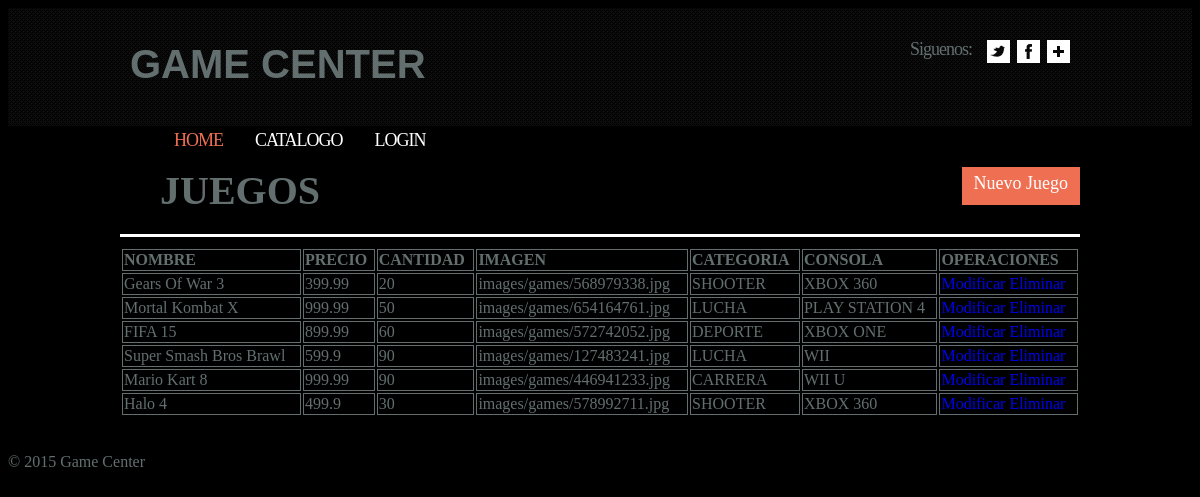
Screenshot of /juegos.php with the database file from the repository.
### tables this page shows
CREATE TABLE IF NOT EXISTS `juegos` (
`id` int(11) NOT NULL,
  `nombre` varchar(45) NOT NULL,
  `precio` double NOT NULL,
  `cantidad` int(11) NOT NULL,
  `imagen` varchar(45) NOT NULL,
  `categoria_id` int(11) NOT NULL DEFAULT '0',
  `consola_id` int(11) NOT NULL DEFAULT '0'
);

CREATE TABLE IF NOT EXISTS `categoria` (
  `id` int(11) NOT NULL,
  `nombre` varchar(45) NOT NULL
);

CREATE TABLE IF NOT EXISTS `consola` (
  `id` int(11) NOT NULL,
  `nombre` varchar(45) NOT NULL
);

### daos/global.php (called while the page is built, shortened)
<?php
function ejecutar_query($query)
{
    $con = mysqli_connect(SERVER, USER, PASSWORD, DB_NAME) or die ("Error " . mysqli_error($con));
    return mysqli_query($con, $query);
}

### daos/show_all_juegos.php (called while the page is built)
<?php
$query = "select juegos.id, juegos.nombre, juegos.precio, juegos.cantidad, juegos.imagen, juegos.categoria_id,
        juegos.consola_id, categoria.nombre AS 'nombre_categoria', consola.nombre AS 'nombre_consola'
        from juegos inner join categoria on juegos.categoria_id = categoria.id inner join consola on
        juegos.consola_id = consola.id ORDER BY `juegos`.`id` ASC";
$juegos = ejecutar_query($query);
?>

### juegos.php (the view, shortened to what this page needs)
<?php
include 'daos/global.php';
include 'daos/show_all_juegos.php';
?>
<!DOCTYPE html>
<html>
<head lang="en">
    <link rel="stylesheet" href="styles/index.css"/>
    <link rel="stylesheet" href="styles/tables.css"/>
</head>
<body>
    <?php include '_header.php' ?>
    <div class="table_up" id="content">
        <h2 class="title">Juegos</h2>
        <a href="altaJuego.php" class="button btn_table">Nuevo Juego</a>
    </div>
    <div class="wrap-table" id="content">
        <table align="center">
            <thead>
                <tr>
                    <td> Nombre </td>
                    <td> Precio </td>
                    <td> Cantidad </td>
                    <td> Imagen </td>
                    <td> Categoria </td>
                    <td> Consola </td>
                    <td> Operaciones </td>
                </tr>
            </thead>
            <tbody>
            <?php foreach($juegos as $juego): ?>
                <tr>
                    <td> <?php echo $juego['nombre'] ?> </td>
                    <td> <?php echo $juego['precio'] ?> </td>
                    <td> <?php echo $juego['cantidad'] ?> </td>
                    <td> <?php echo $juego['imagen'] ?> </td>
                    <td> <?php echo $juego['nombre_categoria'] ?> </td>
                    <td> <?php echo $juego['nombre_consola'] ?> </td>
                    <td>
                        <a href="modificarJuego.php?id=<?php echo $juego['id'] ?>">Modificar</a>
                        <a href="daos/eliminarJuego.php?id=<?php echo $juego['id'] ?>">Eliminar</a>
                    </td>
                </tr>
            <?php endforeach ?>
            </tbody>
        </table>
    </div>
    <?php include '_footer.php'?>
</body>
</html>

### styles/index.css (style rules this page uses)
html { background-color: #000000; }
body { color: #636f6f; }
a { text-decoration: none; }
#content { width:960px; margin:0 auto; padding:0 0 55px 0; position:relative; }
.button { text-decoration: none; background:#ef6f53; color:#fff; font-size:18px; line-height:24px; padding:4px 12px 10px 12px; display:inline-block; }

### styles/tables.css (style rules this page uses)
.btn_table { display: inline-block; float: right; }
h2 { font-size: 40px; margin: 0; }
.title { text-transform: uppercase; display: inline-block; float: left; margin-left: 40px; }
.wrap-table { border-top: solid #ffffff; }
table { width: 100%; }
thead { text-transform: uppercase; font-weight: bold; }
td { border: 1px solid #636f6f; }
#content { width:960px; margin:0 auto; padding:10px 0 20px 0; position:relative; }

### rows the page displays
juegos: nombre "Gears Of War 3", precio "399.99", cantidad "20", imagen "images/games/568979338.jpg", categoria.nombre "SHOOTER", consola.nombre "XBOX 360"
juegos: nombre "Mortal Kombat X", precio "999.99", cantidad "50", imagen "images/games/654164761.jpg", categoria.nombre "LUCHA", consola.nombre "PLAY STATION 4"
juegos: nombre "FIFA 15", precio "899.99", cantidad "60", imagen "images/games/572742052.jpg", categoria.nombre "DEPORTE", consola.nombre "XBOX ONE"
juegos: nombre "Super Smash Bros Brawl", precio "599.9", cantidad "90", imagen "images/games/127483241.jpg", categoria.nombre "LUCHA", consola.nombre "WII"
juegos: nombre "Mario Kart 8", precio "999.99", cantidad "90", imagen "images/games/446941233.jpg", categoria.nombre "CARRERA", consola.nombre "WII U"
juegos: nombre "Halo 4", precio "499.9", cantidad "30", imagen "images/games/578992711.jpg", categoria.nombre "SHOOTER", consola.nombre "XBOX 360"
